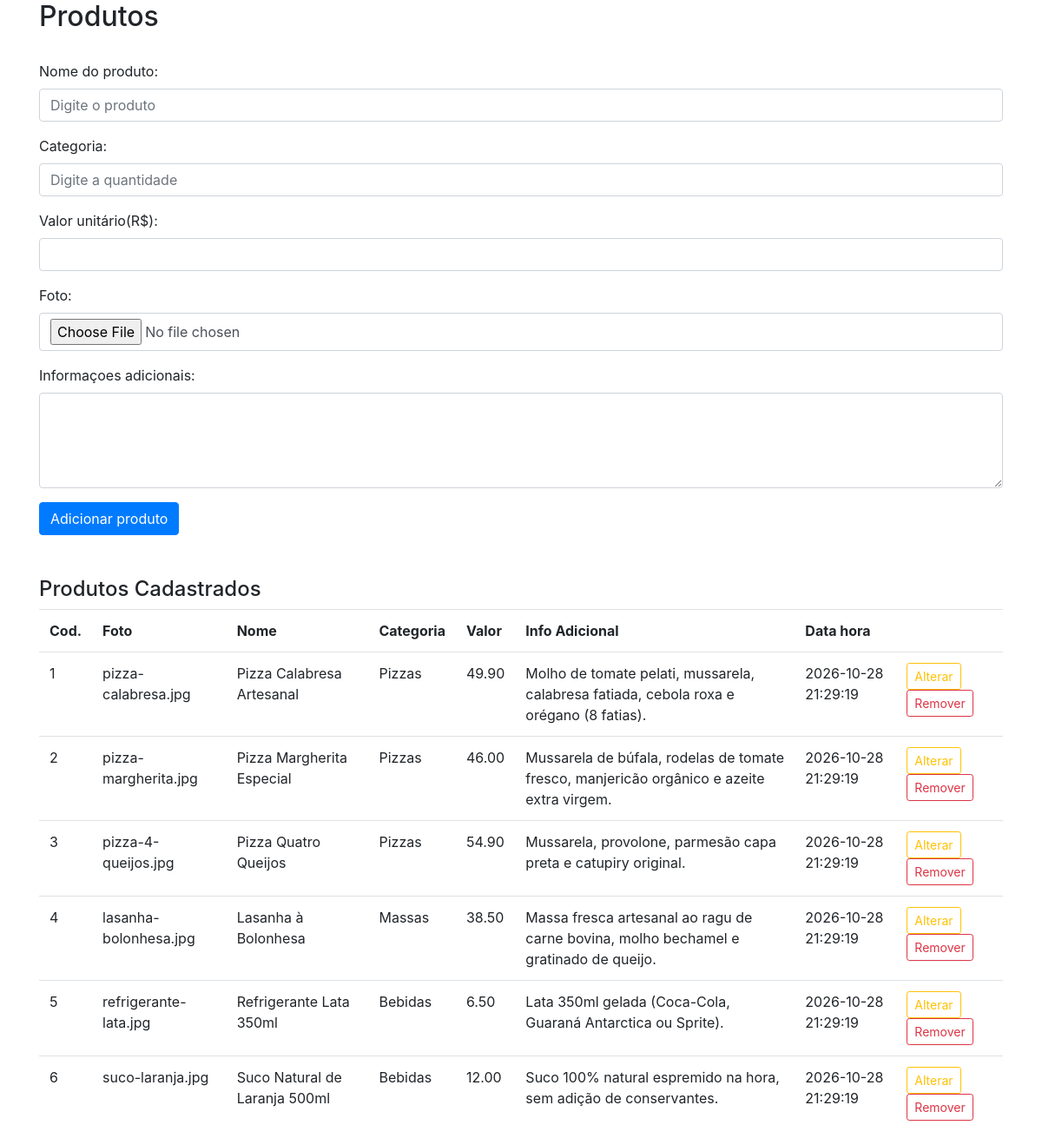
/produto.php (signed in), run on the app's committed database.
### tables this page shows
CREATE TABLE IF NOT EXISTS `produto` (
  `codigo` INT AUTO_INCREMENT PRIMARY KEY,
  `nome` VARCHAR(120) NOT NULL,
  `categoria` VARCHAR(50) NOT NULL,
  `valor` DECIMAL(10, 2) NOT NULL DEFAULT 0.00,
  `foto` VARCHAR(255) DEFAULT NULL,
  `info_adicional` TEXT DEFAULT NULL,
  `codigo_usuario` INT DEFAULT NULL,
  `situacao` VARCHAR(20) NOT NULL DEFAULT 'HABILITADO',
  `data_hora` TIMESTAMP DEFAULT CURRENT_TIMESTAMP ON UPDATE CURRENT_TIMESTAMP,
  CONSTRAINT `fk_produto_usuario`
    FOREIGN KEY (`codigo_usuario`) REFERENCES `usuario` (`codigo`)
    ON DELETE SET NULL ON UPDATE CASCADE
);

### produto/Produto.php (called while the page is built, shortened)
<?php
class Produto
{
    private $banco_dados;
    function __construct()
    {
        $this->banco_dados = new BancoDados();
    }
    function selecionar($codigo = null)
    {
        $where_cod = "";
        try {
            $conn = $this->banco_dados->conectar();
            $consulta = $conn->prepare("SELECT * FROM produto WHERE situacao = 'HABILITADO'" . $where_cod);
            $consulta->execute();
            $resultado = $consulta->fetchAll();
        } catch (PDOException $e) {
            $resultado["msg"] = "Erro ao selecionar produto no banco de dados: " . $e->getMessage();
            $resultado["cod"] = 0;
            $resultado["style"] = "alert-danger";
        }
        return $resultado;
    }
}

### produto/ProdutoController.php (called while the page is built, shortened)
<?php
require_once('Produto.php');
class ProdutoController
{
    private $produto;
    function __construct()
    {
        $this->produto = new Produto();
    }
    function selecionar($codigo = null)
    {
        return $this->produto->selecionar($codigo);
    }
}

### produto.php (the view, shortened to what this page needs)
<?php if (isset($_SESSION["nome_usuario"])) :  ?>
<?php
    require_once('produto/ProdutoController.php');
    $produto_control = new ProdutoController();
    ?>
<!DOCTYPE html>
<html lang="en">
<head>
    <link rel="stylesheet" href="https://maxcdn.bootstrapcdn.com/bootstrap/4.0.0/css/bootstrap.min.css"
>
</head>
<body>
    <div class="container">
        <form action="produto.php" method="POST">
            <h2>Produtos</h2><br>
            <div class="form-group">
                <label for="nome_produto">Nome do produto:</label>
                <input type="text" required class="form-control" id="nome_produto" aria-describedby="nomeHelp"
                    name="nome_produto" placeholder="Digite o produto">
            </div>
            <div class="form-group">
                <label for="categoria_produto">Categoria:</label>
                <input type="text" required class="form-control" id="categoria_produto" name="categoria_produto"
                    placeholder="Digite a quantidade" maxlength="10">
            </div>
            <div class="form-group">
                <label for="valor_produto">Valor unitário(R$):</label>
                <input type="number" required step=".01" class="form-control" name="valor_produto" id="valor_produto">
            </div>
            <div class="form-group">
                <label for="preco_produto">Foto:</label>
                <input type="file" class="form-control" name="foto_produto" id="foto_produto">
            </div>
            <div class="form-group">
                <label for="info_produto">Informaçoes adicionais:</label>
                <textarea rows="4" cols="50" name="info_produto" class="form-control" id="info_produto"></textarea>
            </div>
            <button type="submit" class="btn btn-primary">Adicionar produto</button>
        </form>
        <br><br>
        <?php $produtos = $produto_control->selecionar(); ?>
        <?php if (count($produtos) > 0) : ?>
        <h4>Produtos Cadastrados</h4>
        <table id="tab-produtos" class="table">
            <tr>
                <th>Cod.</th>
                <th>Foto</th>
                <th>Nome</th>
                <th>Categoria</th>
                <th>Valor</th>
                <th>Info Adicional</th>
                <th>Data hora</th>
                <th></th>
            </tr>
            <?php foreach ($produtos as $p) : ?>
            <tr id="produto<?= $p['codigo'] ?>">
                <td><?= $p["codigo"]; ?></td>
                <td><?= $p["foto"]; ?></td>
                <td><?= $p["nome"]; ?></td>
                <td><?= $p["categoria"]; ?></td>
                <td><?= $p["valor"]; ?></td>
                <td><?= $p["info_adicional"]; ?></td>
                <td><?= $p["data_hora"]; ?></td>
                <td>
                    <a class="btn btn-sm btn-outline-warning"
                        href="./produto_alterar.php?cod_prod=<?= $p['codigo']  ?>">Alterar</a>
                    <a class="btn btn-sm btn-outline-danger"
                        onclick="removerProduto('<?= $p['nome'] ?>', <?= $p['codigo'] ?>)"
                        href="./produto_remover.php?cod_prod=<?= $p['codigo']  ?>">Remover</a>
                </td>
            </tr>
            <?php endforeach; ?>
        </table>
        <?php endif; ?>
    </div>
</body>
</html>
<?php else : ?>
<div class="alert alert-danger">
    Voce não está logado no sistema
</div>
<?php endif; ?>

### data on the page
produto: codigo "1", foto "pizza-calabresa.jpg", nome "Pizza Calabresa Artesanal", categoria "Pizzas", valor "49.90", info_adicional "Molho de tomate pelati, mussarela, calabresa fatiada, cebola roxa e orégano (8 fatias).", data_hora "2026-10-28 21:29:19"
produto: codigo "2", foto "pizza-margherita.jpg", nome "Pizza Margherita Especial", categoria "Pizzas", valor "46.00", info_adicional "Mussarela de búfala, rodelas de tomate fresco, manjericão orgânico e azeite extra virgem.", data_hora "2026-10-28 21:29:19"
produto: codigo "3", foto "pizza-4-queijos.jpg", nome "Pizza Quatro Queijos", categoria "Pizzas", valor "54.90", info_adicional "Mussarela, provolone, parmesão capa preta e catupiry original.", data_hora "2026-10-28 21:29:19"
produto: codigo "4", foto "lasanha-bolonhesa.jpg", nome "Lasanha à Bolonhesa", categoria "Massas", valor "38.50", info_adicional "Massa fresca artesanal ao ragu de carne bovina, molho bechamel e gratinado de queijo.", data_hora "2026-10-28 21:29:19"
produto: codigo "5", foto "refrigerante-lata.jpg", nome "Refrigerante Lata 350ml", categoria "Bebidas", valor "6.50", info_adicional "Lata 350ml gelada (Coca-Cola, Guaraná Antarctica ou Sprite).", data_hora "2026-10-28 21:29:19"
produto: codigo "6", foto "suco-laranja.jpg", nome "Suco Natural de Laranja 500ml", categoria "Bebidas", valor "12.00", info_adicional "Suco 100% natural espremido na hora, sem adição de conservantes.", data_hora "2026-10-28 21:29:19"
